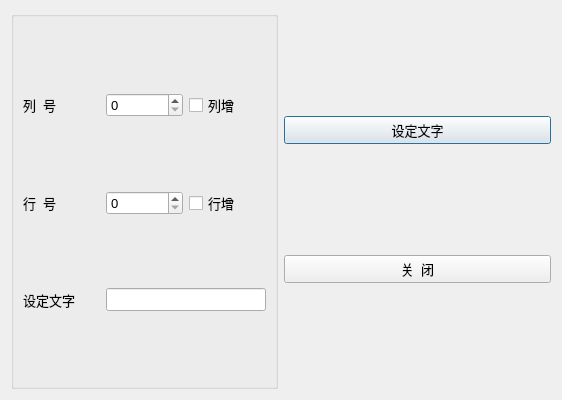
<?xml version="1.0" encoding="UTF-8"?>
<ui version="4.0">
 <class>QWDialogLocate</class>
 <widget class="QDialog" name="QWDialogLocate">
  <property name="geometry">
   <rect>
    <x>0</x>
    <y>0</y>
    <width>562</width>
    <height>400</height>
   </rect>
  </property>
  <property name="font">
   <font>
    <pointsize>10</pointsize>
   </font>
  </property>
  <property name="windowTitle">
   <string>单元格定位与文字设置</string>
  </property>
  <layout class="QHBoxLayout" name="horizontalLayout">
   <item>
    <widget class="QGroupBox" name="groupBox">
     <property name="title">
      <string/>
     </property>
     <layout class="QGridLayout" name="gridLayout">
      <item row="0" column="0">
       <widget class="QLabel" name="label">
        <property name="text">
         <string>列  号</string>
        </property>
       </widget>
      </item>
      <item row="0" column="1">
       <widget class="QSpinBox" name="spinBoxColumn">
        <property name="minimum">
         <number>0</number>
        </property>
       </widget>
      </item>
      <item row="0" column="2">
       <widget class="QCheckBox" name="chkBoxColumn">
        <property name="text">
         <string>列增</string>
        </property>
       </widget>
      </item>
      <item row="1" column="0">
       <widget class="QLabel" name="label_2">
        <property name="text">
         <string>行  号</string>
        </property>
       </widget>
      </item>
      <item row="1" column="2">
       <widget class="QCheckBox" name="chkBoxRow">
        <property name="text">
         <string>行增</string>
        </property>
       </widget>
      </item>
      <item row="1" column="1">
       <widget class="QSpinBox" name="spinBoxRow"/>
      </item>
      <item row="2" column="0">
       <widget class="QLabel" name="label_3">
        <property name="text">
         <string>设定文字</string>
        </property>
       </widget>
      </item>
      <item row="2" column="1" colspan="2">
       <widget class="QLineEdit" name="edtCaption"/>
      </item>
     </layout>
    </widget>
   </item>
   <item>
    <layout class="QVBoxLayout" name="verticalLayout">
     <item>
      <widget class="QPushButton" name="btnSetText">
       <property name="text">
        <string>设定文字</string>
       </property>
       <property name="icon">
        <iconset>
         <normaloff>:/images/images/506.bmp</normaloff>:/images/images/506.bmp</iconset>
       </property>
      </widget>
     </item>
     <item>
      <widget class="QPushButton" name="btnClose">
       <property name="text">
        <string>关  闭</string>
       </property>
       <property name="icon">
        <iconset>
         <normaloff>:/images/images/132.bmp</normaloff>:/images/images/132.bmp</iconset>
       </property>
      </widget>
     </item>
    </layout>
   </item>
  </layout>
 </widget>
 <resources>
  <include location="res.qrc"/>
 </resources>
 <connections>
  <connection>
   <sender>btnClose</sender>
   <signal>clicked()</signal>
   <receiver>QWDialogLocate</receiver>
   <slot>close()</slot>
   <hints>
    <hint type="sourcelabel">
     <x>274</x>
     <y>108</y>
    </hint>
    <hint type="destinationlabel">
     <x>243</x>
     <y>134</y>
    </hint>
   </hints>
  </connection>
 </connections>
</ui>
